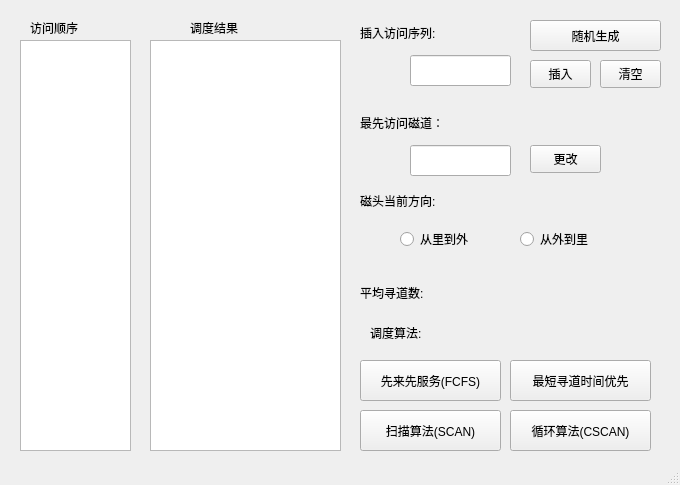
<?xml version="1.0" encoding="UTF-8"?>
<ui version="4.0">
 <class>disk_schedulingClass</class>
 <widget class="QMainWindow" name="disk_schedulingClass">
  <property name="geometry">
   <rect>
    <x>0</x>
    <y>0</y>
    <width>680</width>
    <height>485</height>
   </rect>
  </property>
  <property name="windowTitle">
   <string>disk_scheduling</string>
  </property>
  <widget class="QWidget" name="centralWidget">
   <widget class="QTableWidget" name="tableWidget">
    <property name="geometry">
     <rect>
      <x>150</x>
      <y>40</y>
      <width>191</width>
      <height>411</height>
     </rect>
    </property>
   </widget>
   <widget class="QPushButton" name="pushButton">
    <property name="geometry">
     <rect>
      <x>360</x>
      <y>360</y>
      <width>141</width>
      <height>41</height>
     </rect>
    </property>
    <property name="text">
     <string>先来先服务(FCFS)</string>
    </property>
   </widget>
   <widget class="QPushButton" name="pushButton_2">
    <property name="geometry">
     <rect>
      <x>510</x>
      <y>360</y>
      <width>141</width>
      <height>41</height>
     </rect>
    </property>
    <property name="text">
     <string>最短寻道时间优先</string>
    </property>
   </widget>
   <widget class="QPushButton" name="pushButton_3">
    <property name="geometry">
     <rect>
      <x>360</x>
      <y>410</y>
      <width>141</width>
      <height>41</height>
     </rect>
    </property>
    <property name="text">
     <string>扫描算法(SCAN)</string>
    </property>
   </widget>
   <widget class="QPushButton" name="pushButton_4">
    <property name="geometry">
     <rect>
      <x>510</x>
      <y>410</y>
      <width>141</width>
      <height>41</height>
     </rect>
    </property>
    <property name="text">
     <string>循环算法(CSCAN)</string>
    </property>
   </widget>
   <widget class="QPushButton" name="pushButton_5">
    <property name="geometry">
     <rect>
      <x>530</x>
      <y>60</y>
      <width>61</width>
      <height>28</height>
     </rect>
    </property>
    <property name="text">
     <string>插入</string>
    </property>
   </widget>
   <widget class="QRadioButton" name="radioButton">
    <property name="geometry">
     <rect>
      <x>400</x>
      <y>225</y>
      <width>93</width>
      <height>28</height>
     </rect>
    </property>
    <property name="text">
     <string>从里到外</string>
    </property>
   </widget>
   <widget class="QRadioButton" name="radioButton_2">
    <property name="geometry">
     <rect>
      <x>520</x>
      <y>225</y>
      <width>93</width>
      <height>28</height>
     </rect>
    </property>
    <property name="text">
     <string>从外到里</string>
    </property>
   </widget>
   <widget class="QLineEdit" name="lineEdit">
    <property name="geometry">
     <rect>
      <x>410</x>
      <y>55</y>
      <width>101</width>
      <height>31</height>
     </rect>
    </property>
   </widget>
   <widget class="QLabel" name="label">
    <property name="geometry">
     <rect>
      <x>360</x>
      <y>185</y>
      <width>111</width>
      <height>31</height>
     </rect>
    </property>
    <property name="text">
     <string>磁头当前方向:</string>
    </property>
   </widget>
   <widget class="QTableWidget" name="tableWidget_2">
    <property name="geometry">
     <rect>
      <x>20</x>
      <y>40</y>
      <width>111</width>
      <height>411</height>
     </rect>
    </property>
   </widget>
   <widget class="QLabel" name="label_2">
    <property name="geometry">
     <rect>
      <x>360</x>
      <y>285</y>
      <width>101</width>
      <height>16</height>
     </rect>
    </property>
    <property name="text">
     <string>平均寻道数:</string>
    </property>
   </widget>
   <widget class="QLabel" name="label_3">
    <property name="geometry">
     <rect>
      <x>370</x>
      <y>325</y>
      <width>72</width>
      <height>15</height>
     </rect>
    </property>
    <property name="text">
     <string>调度算法:</string>
    </property>
   </widget>
   <widget class="QLabel" name="label_4">
    <property name="geometry">
     <rect>
      <x>360</x>
      <y>25</y>
      <width>101</width>
      <height>16</height>
     </rect>
    </property>
    <property name="text">
     <string>插入访问序列:</string>
    </property>
   </widget>
   <widget class="QLabel" name="label_5">
    <property name="geometry">
     <rect>
      <x>30</x>
      <y>20</y>
      <width>72</width>
      <height>15</height>
     </rect>
    </property>
    <property name="text">
     <string>访问顺序</string>
    </property>
   </widget>
   <widget class="QLabel" name="label_6">
    <property name="geometry">
     <rect>
      <x>190</x>
      <y>20</y>
      <width>72</width>
      <height>15</height>
     </rect>
    </property>
    <property name="text">
     <string>调度结果</string>
    </property>
   </widget>
   <widget class="QLabel" name="label_7">
    <property name="geometry">
     <rect>
      <x>460</x>
      <y>285</y>
      <width>71</width>
      <height>16</height>
     </rect>
    </property>
    <property name="text">
     <string/>
    </property>
   </widget>
   <widget class="QLabel" name="label_8">
    <property name="geometry">
     <rect>
      <x>360</x>
      <y>115</y>
      <width>111</width>
      <height>16</height>
     </rect>
    </property>
    <property name="text">
     <string>最先访问磁道：</string>
    </property>
   </widget>
   <widget class="QLabel" name="label_9">
    <property name="geometry">
     <rect>
      <x>480</x>
      <y>115</y>
      <width>72</width>
      <height>15</height>
     </rect>
    </property>
    <property name="text">
     <string/>
    </property>
   </widget>
   <widget class="QPushButton" name="pushButton_8">
    <property name="geometry">
     <rect>
      <x>530</x>
      <y>145</y>
      <width>71</width>
      <height>28</height>
     </rect>
    </property>
    <property name="text">
     <string>更改</string>
    </property>
   </widget>
   <widget class="QLineEdit" name="lineEdit_2">
    <property name="geometry">
     <rect>
      <x>410</x>
      <y>145</y>
      <width>101</width>
      <height>31</height>
     </rect>
    </property>
   </widget>
   <widget class="QLabel" name="label_10">
    <property name="geometry">
     <rect>
      <x>480</x>
      <y>190</y>
      <width>81</width>
      <height>21</height>
     </rect>
    </property>
    <property name="text">
     <string/>
    </property>
   </widget>
   <widget class="QPushButton" name="pushButton_6">
    <property name="geometry">
     <rect>
      <x>530</x>
      <y>20</y>
      <width>131</width>
      <height>31</height>
     </rect>
    </property>
    <property name="text">
     <string>随机生成</string>
    </property>
   </widget>
   <widget class="QPushButton" name="pushButton_7">
    <property name="geometry">
     <rect>
      <x>600</x>
      <y>60</y>
      <width>61</width>
      <height>28</height>
     </rect>
    </property>
    <property name="text">
     <string>清空</string>
    </property>
   </widget>
  </widget>
  <widget class="QStatusBar" name="statusBar"/>
 </widget>
 <layoutdefault spacing="6" margin="11"/>
 <resources>
  <include location="disk_scheduling.qrc"/>
 </resources>
 <connections/>
</ui>
